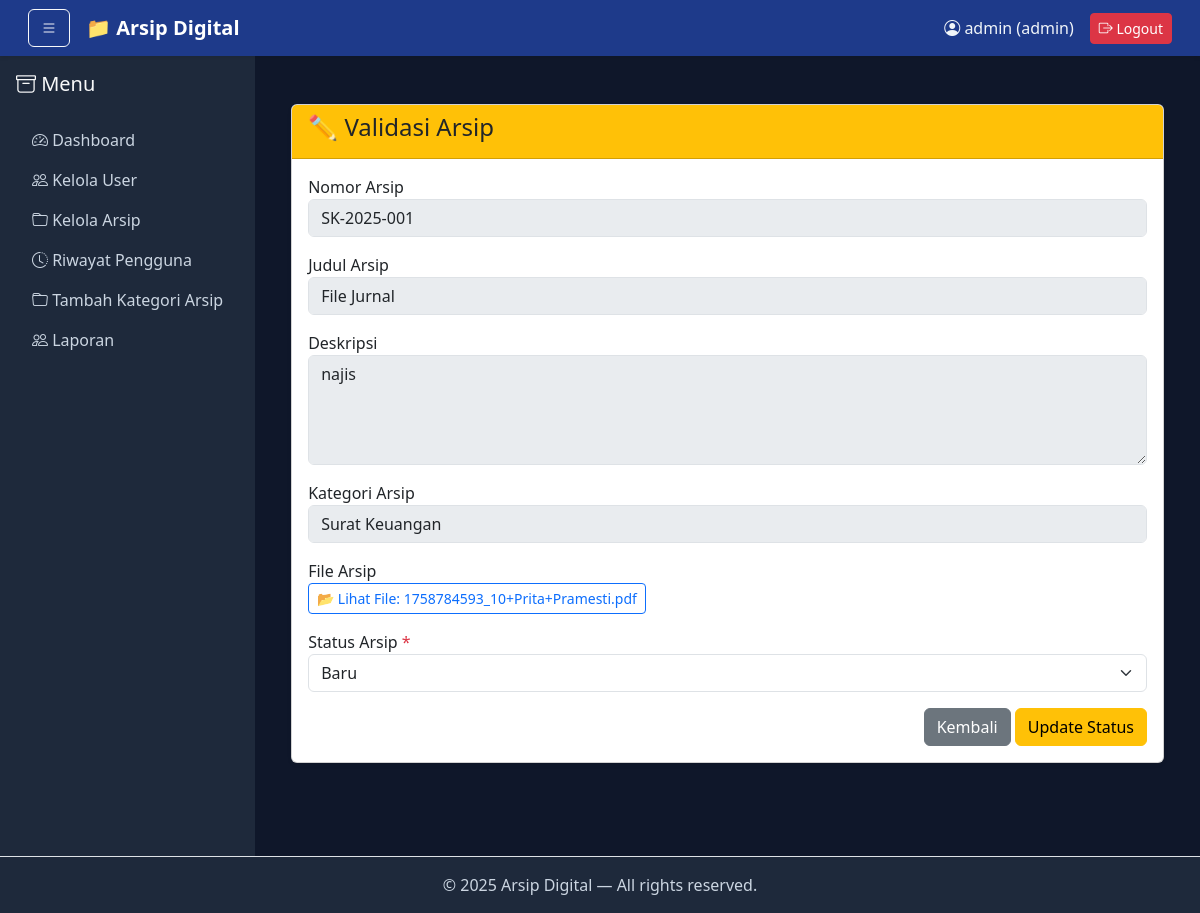
The page /admin/edit_arsip.php?id=32 (signed in) on the database its author committed.
### tables this page shows
CREATE TABLE `arsip` (
  `arsip_id` int(11) NOT NULL AUTO_INCREMENT,
  `nomor_arsip` varchar(50) DEFAULT NULL,
  `judul` varchar(150) NOT NULL,
  `deskripsi` text DEFAULT NULL,
  `kategori_id` int(11) DEFAULT NULL,
  `nama_file` varchar(255) NOT NULL,
  `ukuran_file` bigint(20) DEFAULT NULL,
  `ekstensi` varchar(10) DEFAULT NULL,
  `tanggal_upload` timestamp NOT NULL DEFAULT current_timestamp(),
  `status_arsip` enum('baru','diperiksa','disetujui','ditolak') DEFAULT 'baru',
  `uploaded_by` int(11) DEFAULT NULL,
  PRIMARY KEY (`arsip_id`),
  UNIQUE KEY `nomor_arsip` (`nomor_arsip`),
  KEY `kategori_id` (`kategori_id`),
  KEY `uploaded_by` (`uploaded_by`),
  CONSTRAINT `arsip_ibfk_1` FOREIGN KEY (`kategori_id`) REFERENCES `kategori` (`kategori_id`) ON DELETE SET NULL ON UPDATE CASCADE,
  CONSTRAINT `arsip_ibfk_2` FOREIGN KEY (`uploaded_by`) REFERENCES `users` (`user_id`) ON DELETE SET NULL ON UPDATE CASCADE
);

CREATE TABLE `kategori` (
  `kategori_id` int(11) NOT NULL AUTO_INCREMENT,
  `nama_kategori` varchar(100) NOT NULL,
  `deskripsi` text DEFAULT NULL,
  `created_at` timestamp NOT NULL DEFAULT current_timestamp(),
  PRIMARY KEY (`kategori_id`)
);

### admin/edit_arsip.php (the view, shortened to what this page needs)
<?php
include '../config/koneksi.php';
$arsip_id = intval($_GET['id']);
$query = mysqli_query($koneksi, "SELECT * FROM arsip WHERE arsip_id = '$arsip_id'");
$arsip = mysqli_fetch_assoc($query);
?>
<!DOCTYPE html>
<html lang="id">
<head>
    <link href="https://cdn.jsdelivr.net/npm/bootstrap@5.3.2/dist/css/bootstrap.min.css" rel="stylesheet">
</head>
<body>
<?php include '../include/header.php'; ?>
<?php include '../include/sidebar.php'; ?>
<div class="container mt-4">
    <div class="card shadow-sm">
        <div class="card-header bg-warning text-dark">
            <h4>✏️ Validasi Arsip</h4>
        </div>
        <div class="card-body">
            <form action="" method="post">
                <div class="mb-3">
                    <label>Nomor Arsip</label>
                    <input type="text" class="form-control" value="<?= htmlspecialchars($arsip['nomor_arsip']); ?>" readonly>
                </div>
                <div class="mb-3">
                    <label>Judul Arsip</label>
                    <input type="text" class="form-control" value="<?= htmlspecialchars($arsip['judul']); ?>" readonly>
                </div>
                <div class="mb-3">
                    <label>Deskripsi</label>
                    <textarea class="form-control" rows="4" readonly><?= htmlspecialchars($arsip['deskripsi']); ?></textarea>
                </div>
                <div class="mb-3">
                    <label>Kategori Arsip</label>
                    <?php
                    $kategori = mysqli_query($koneksi, "SELECT nama_kategori FROM kategori WHERE kategori_id = '{$arsip['kategori_id']}'");
                    $kat = mysqli_fetch_assoc($kategori);
                    ?>
                    <input type="text" class="form-control" value="<?= htmlspecialchars($kat['nama_kategori'] ?? 'Tidak diketahui'); ?>" readonly>
                </div>
                <div class="mb-3">
                    <label>File Arsip</label><br>
                    <a href="../upload/<?= htmlspecialchars($arsip['nama_file']); ?>" target="_blank" class="btn btn-outline-primary btn-sm">
                        📂 Lihat File: <?= htmlspecialchars($arsip['nama_file']); ?>
                    </a>
                </div>
                <div class="mb-3">
                    <label>Status Arsip <span class="text-danger">*</span></label>
                    <select name="status_arsip" class="form-select" required>
                        <option value="baru" <?= ($arsip['status_arsip'] == 'baru') ? 'selected' : ''; ?>>Baru</option>
                    </select>
                </div>
                <div class="text-end">
                    <a href="kelola_arsip.php" class="btn btn-secondary">Kembali</a>
                    <button type="submit" name="update_status" class="btn btn-warning">Update Status</button>
                </div>
            </form>
        </div>
    </div>
</div>
<?php include '../include/footer.php'; ?>
</body>
</html>

### admin/edit_arsip.php (style rules this page uses)
body { background: #f5f6fa; }
.card { border-radius: 12px; }
.form-control[readonly], .form-select[disabled] { background-color: #e9ecef; cursor: not-allowed; }

### include/header.php (style rules this page uses)
body { background-color: #0f172a; color: #f1f5f9; }

### rows shown on the page
arsip: nomor_arsip "SK-2025-001", judul "File Jurnal", deskripsi "najis", nama_file "1758784593_10+Prita+Pramesti.pdf", status_arsip "Baru"
kategori: nama_kategori "Surat Keuangan"

### other values the page prints
$_SESSION['username'] "admin"
$_SESSION['role'] "admin"
